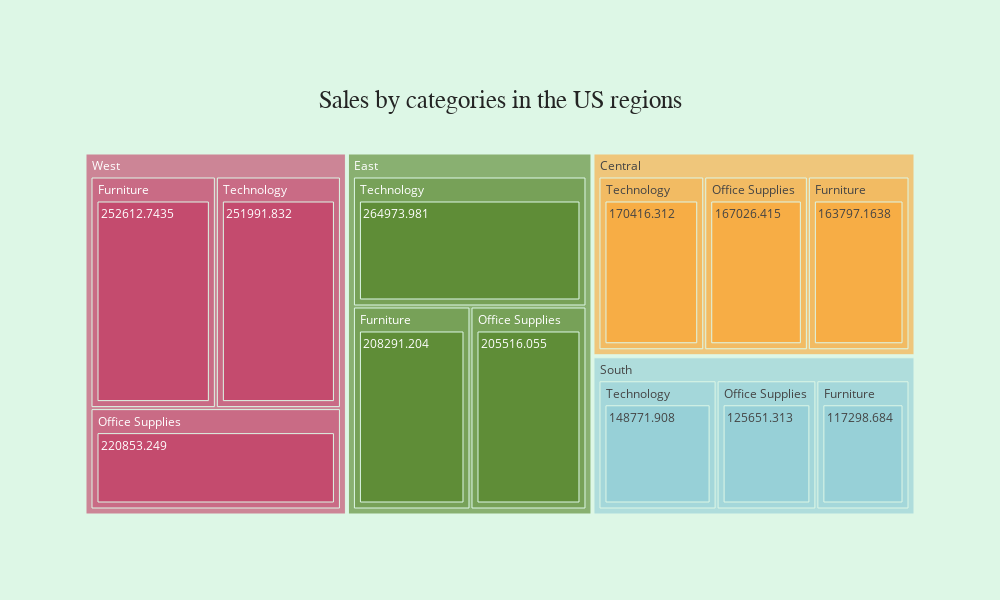

Notebook source saved alongside this figure:
### Code cell
fig = px.treemap(plot_df,
                 path = ['Region','Category','Sales'],
                 values = 'Sales')

fig.update_layout(title={'text': "Sales by categories in the US regions",'y':0.85,'x':0.5},
                  titlefont = dict(size = 25, family="Franklin Gothic"),
                  template='simple_white',
                  paper_bgcolor='#DDF7E6',
                  plot_bgcolor='#FFF1D7',
                  treemapcolorway = ["#C44B6E",'#5F8D37', "#F7AD45","#97D0D7"],
                  height = 600,
                  width = 1000,
                  margin=dict(t=130 ,))
fig.show()

### Figure 1 — Plotly figure (JSON) as saved in the notebook; plotly's stock layout.template omitted (floating-point values rounded to 4 significant figures)
{"data": [{"branchvalues": "total", "domain": {"x": [0, 1], "y": [0, 1]}, "hovertemplate": "labels=%{label}<br>Sales=%{value}<br>parent=%{parent}<br>id=%{id}<extra></extra>", "ids": ["South/Furniture/117298.684", "South/Office Supplies/125651.313", "South/Technology/148771.908", "Central/Furniture/163797.1638", "Central/Office Supplies/167026.415", "Central/Technology/170416.312", "East/Office Supplies/205516.055", "East/Furniture/208291.204", "West/Office Supplies/220853.249", "West/Technology/251991.832", "West/Furniture/252612.7435", "East/Technology/264973.981", "Central/Furniture", "East/Furniture", "South/Furniture", "West/Furniture", "Central/Office Supplies", "East/Office Supplies", "South/Office Supplies", "West/Office Supplies", "Central/Technology", "East/Technology", "South/Technology", "West/Technology", "Central", "East", "South", "West"], "labels": ["117298.684", "125651.313", "148771.908", "163797.1638", "167026.415", "170416.312", "205516.055", "208291.204", "220853.249", "251991.832", "252612.7435", "264973.981", "Furniture", "Furniture", "Furniture", "Furniture", "Office Supplies", "Office Supplies", "Office Supplies", "Office Supplies", "Technology", "Technology", "Technology", "Technology", "Central", "East", "South", "West"], "name": "", "parents": ["South/Furniture", "South/Office Supplies", "South/Technology", "Central/Furniture", "Central/Office Supplies", "Central/Technology", "East/Office Supplies", "East/Furniture", "West/Office Supplies", "West/Technology", "West/Furniture", "East/Technology", "Central", "East", "South", "West", "Central", "East", "South", "West", "Central", "East", "South", "West", "", "", "", ""], "type": "treemap", "values": [117300.0, 125700.0, 148800.0, 163800.0, 167000.0, 170400.0, 205500.0, 208300.0, 220900.0, 252000.0, 252600.0, 265000.0, 163800.0, 208300.0, 117300.0, 252600.0, 167000.0, 205500.0, 125700.0, 220900.0, 170400.0, 265000.0, 148800.0, 252000.0, 501200.0, 678800.0, 391700.0, 725500.0]}], "layout": {"height": 600, "legend": {"tracegroupgap": 0}, "margin": {"t": 130}, "paper_bgcolor": "#DDF7E6", "plot_bgcolor": "#FFF1D7", "title": {"font": {"family": "Franklin Gothic", "size": 25}, "text": "Sales by categories in the US regions", "x": 0.5, "y": 0.85}, "treemapcolorway": ["#C44B6E", "#5F8D37", "#F7AD45", "#97D0D7"], "width": 1000}}
